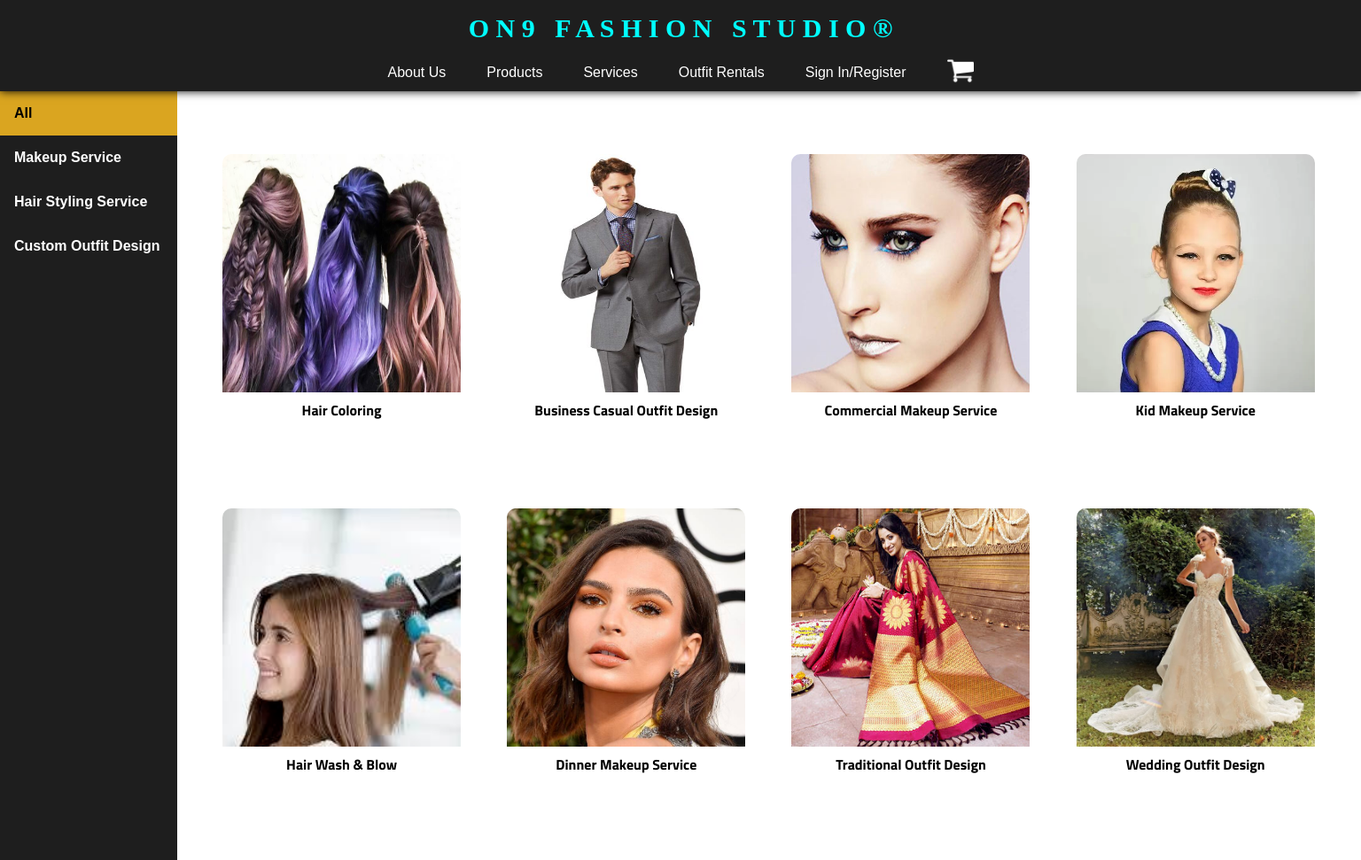
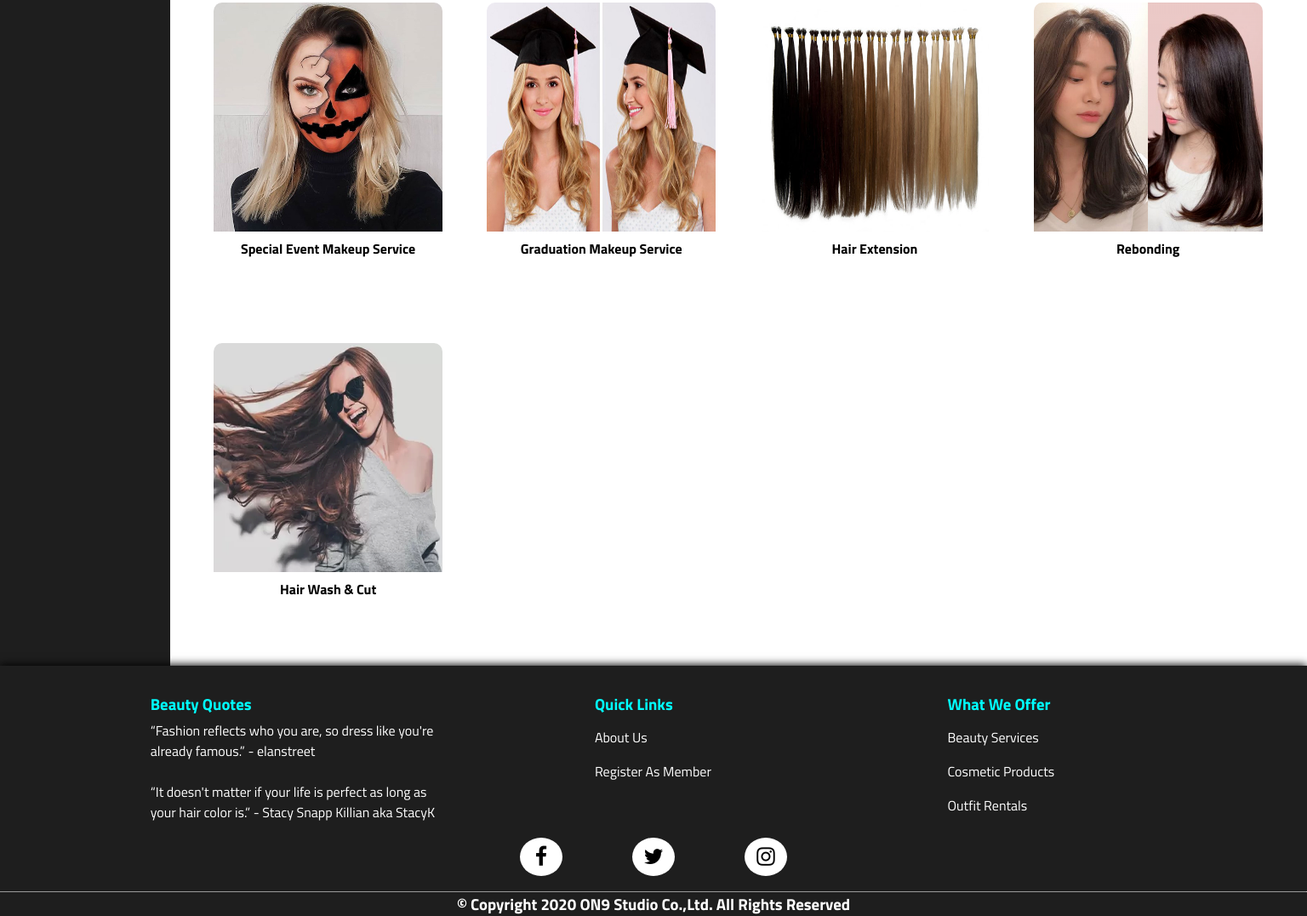
The page /service-all.php on the database its author committed (2 pictures, top to bottom).
### tables this page shows
CREATE TABLE IF NOT EXISTS `service_list` (
  `servID` int(255) NOT NULL AUTO_INCREMENT,
  `servTitle` varchar(255) NOT NULL,
  `servCategory` varchar(255) NOT NULL,
  `servDescription` longtext NOT NULL,
  `servPrice` int(255) NOT NULL,
  `servPicture` varchar(255) NOT NULL,
  PRIMARY KEY (`servID`)
);

### service-all.php (the view, shortened to what this page needs)
<!DOCTYPE html>
<html lang="en">
<head>
    <link rel="stylesheet" href="service/service-all.css">
    <link rel="stylesheet" href="https://unpkg.com/aos@2.3.0/dist/aos.css">
</head>
<body style="background: url(homepage/home-bg.jpg) center fixed; background-size: cover;">
    <?php include("navbar-footer/navbar.php") ?>
    <?php
    $conn = mysqli_connect('localhost', 'root', '', 'sdp_assignment');
    if (!isset($_GET['id'])) {
        $sql = "SELECT * FROM service_list ORDER BY RAND()";
    } elseif ($_GET['id'] == "makeup") {
        $sql = "SELECT * FROM service_list where servCategory like '%Makeup%'";
    } elseif ($_GET['id'] == "hair") {
        $sql = "SELECT * FROM service_list where servCategory like '%Hair Styling%'";
    } elseif ($_GET['id'] == "design") {
        $sql = "SELECT * FROM service_list where servCategory like '%Design%'";
    } elseif ($_GET['id'] == "all") {
        $sql = "SELECT * FROM service_list where servCategory like '%All%'";
    }
    $result = mysqli_query($conn, $sql);
    ?>
    <div class="sidebar" id="sidebar1">
        <a href="service-all.php" class="btn <?php if (!isset($_GET['id'])) {
                                                    echo "active";
                                                } ?>">All</a>
        <a href="service-all.php?id=makeup" class="btn <?php if (isset($_GET['id']) && $_GET['id'] == "makeup") {
                                                            echo "active";
                                                        } ?>">Makeup Service</a>
        <a href="service-all.php?id=hair" class="btn <?php if (isset($_GET['id']) && $_GET['id'] == "hair") {
                                                            echo "active";
                                                        } ?>">Hair Styling Service</a>
        <a href="service-all.php?id=design" class="btn <?php if (isset($_GET['id']) && $_GET['id'] == "design") {
                                                            echo "active";
                                                        } ?>">Custom Outfit Design</a>
    </div>
    <table style="margin-left: 200px; border-spacing: 50px; width: 86.9%;">
        <tr>
            <?php
            $column = 1;
            $row = 4;
            while ($rows = mysqli_fetch_array($result)) {
                if ($row < $column) {
                    echo "</tr><tr>";
                    $row += 4;
                } ?>
                <td class="content-td">
                    <div class="box-shadow" data-aos="fade-up">
                        <form action="service-page.php?servID=<?php echo $rows['servID']; ?>" method="POST">
                            <div class="content-img">
                                <img src="<?php echo $rows['servPicture']; ?>" alt="">
                            </div>
                            <div style="background: white" class="content-title">
                                <h4><?php echo $rows['servTitle']; ?></h4>
                            </div>
                            <button type="submit" class="content-btn"></button>
                        </form>
                    </div>
                </td>
            <?php
                $column += 1;
            }
            ?>
        </tr>
    </table>
    <?php include("navbar-footer/footer.php"); ?>
</body>
</html>

### service/service-all.css (style rules this page uses)
.sidebar { margin: 0; padding: 0; width: 200px; background-color: rgb(30, 30, 30); position: fixed; height: 100%; overflow: auto; font-family: Verdana, Geneva, Tahoma, sans-serif; font-weight: 600; }
.btn { display: block; color: white; padding: 16px; text-decoration: none; cursor: pointer; }
.active { background-color: goldenrod; color: black; }
.content-td { width: 200px; height: 350px; text-align: center; border-radius: 10px; font-family: 'Titillium Web'; }
.box-shadow { border-radius: 10px; }
.content-img, .content-img img { margin: 0 auto; border-top-left-radius: 10px; border-top-right-radius: 10px; width: 269px; height: 269px; }
.content-title { margin-bottom: 0.2%; border-bottom-left-radius: 9px; border-bottom-right-radius: 9px; }
.content-title h4 { padding: 0.5vw 0.3vw 0.5vw 0.3vw; }
.content-btn { position: absolute; transform: translate(-8.8vw, -20.16vw); width: 17.6vw; height: 20.12vw; background: transparent; border: none; border-radius: 10px; cursor: pointer; outline: none; }
.box-shadow { transition: 0.5s !important; }

### navbar-footer/navbar-footer.css (style rules this page uses)
* { padding: 0; margin: 0; text-decoration: none; scroll-behavior: smooth; }
a { text-decoration: none; }

### rows shown on the page
service_list: servPicture (picture), servTitle "Hair Coloring"
service_list: servPicture (picture), servTitle "Business Casual Outfit Design"
service_list: servPicture (picture), servTitle "Commercial Makeup Service"
service_list: servPicture (picture), servTitle "Kid Makeup Service"
service_list: servPicture (picture), servTitle "Hair Wash & Blow"
service_list: servPicture (picture), servTitle "Dinner Makeup Service"
service_list: servPicture (picture), servTitle "Traditional Outfit Design"
service_list: servPicture (picture), servTitle "Wedding Outfit Design"
service_list: servPicture (picture), servTitle "Special Event Makeup Service"
service_list: servPicture (picture), servTitle "Graduation Makeup Service"
service_list: servPicture (picture), servTitle "Hair Extension"
service_list: servPicture (picture), servTitle "Rebonding"
service_list: servPicture (picture), servTitle "Hair Wash & Cut"
